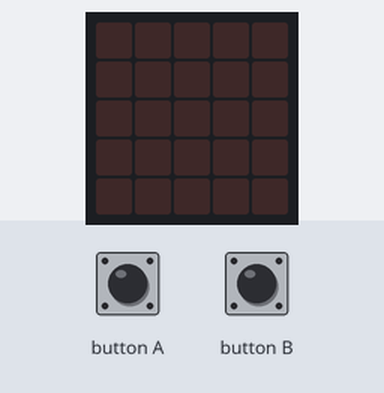
This program was run on a simulated BBC micro:bit running MicroPython. Shown: the board's 5×5 LED display. The test bench sets the inputs (shaded band). Dim RGB values are drawn brighter than linear.

Above: at 1.2 s.
1.3 s: button A pressed for 0.15 s
At 1.8 s:
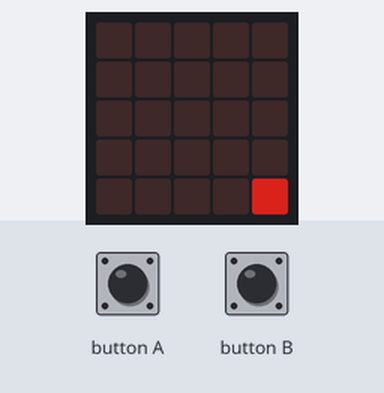
4.3 s: button A pressed for 1 s
At 5.02 s:
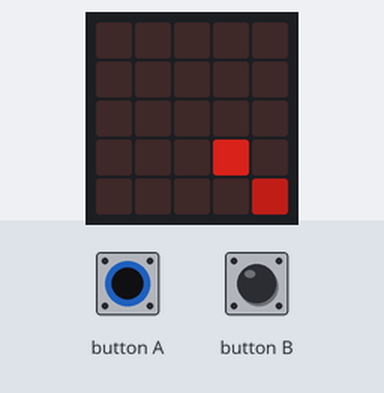
8.3 s: button A pressed for 3.2 s
At 9.44 s:
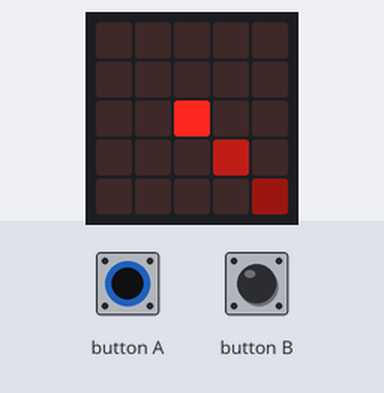
Timing chart, 0 to 11.3 s (numbered marks = the images above; inputs shaded):
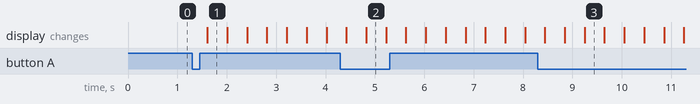

Measured:
- after the input at 1.3 s, the display: changes after 0.31 s (image 1)
- after the input at 4.3 s, the display: first changes after 0.12 s (image 2 shows a later state)
- after the input at 8.3 s, the display: first changes after 0.14 s (image 3 shows a later state)
- what the display in image 1 shows lasts 0.4 s, from 1.6 s to 2.0 s

The program:

example_fireworks.py
```python
from microbit import *

start11 = Image('00000:00000:00000:00000:00005')
start21 = Image('00000:00000:00000:00050:00003')
start31 = Image('00000:00000:00900:00030:00001')
start41 = Image('00000:09090:09790:09090:00000')
start51 = Image('90009:07070:07570:07070:90009')

start12 = Image('00000:00000:00000:00000:50000')
start22 = Image('00000:00000:00000:05000:30000')
start32 = Image('00000:00000:00900:03000:10000')
start42 = Image('00000:09900:00790:01090:00000')
start52 = Image('09900:97790:00579:00079:00009')

firework1 = [start11, start21, start31, start41, start51]
firework2 = [start12, start22, start32, start42, start52]

def fade():
    for x in range(0, 5):
        for y in range(0, 5):
            value = display.get_pixel(x, y)
            if value > 0:
                display.set_pixel(x, y, value-1)

while True:
    if button_a.was_pressed():
        # music.play(music.CHASE, wait=False)
        display.show(firework1)
    if button_b.was_pressed():
        lights = sf.colour("red")
    fade()
    sleep(400)
```
